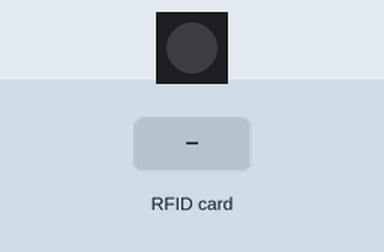
Simulated run of this sketch. Board: ESP32-S3. Parts: 1 RGB LEDs in strip order, left to right. The test bench sets the inputs (shaded band). Dim RGB values are drawn brighter than linear; WiFi joins after 1.5 s; servers stay silent unless stated; what the sketch prints to the serial monitor is not drawn.

Above: at 3.7 s.
3.8 s: RFID card 5E 7A 19 C4 held to the reader
At 4.7 s:
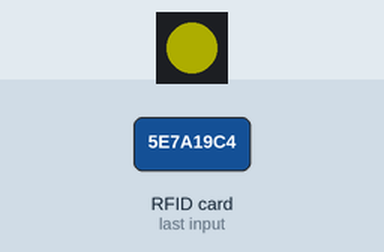
At 14.7 s:
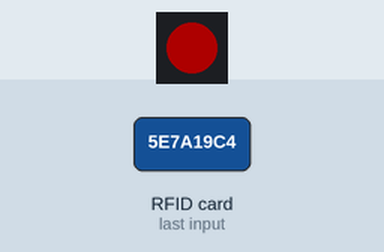
Timing chart, 0 to 15.5 s (numbered marks = the images above; inputs shaded):
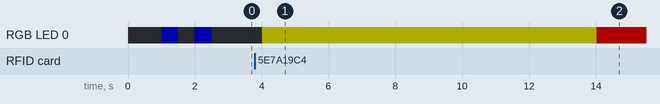

Measured:
- after the input at 3.8 s, RGB LED 0: off → RGB(50, 50, 0) after 0.22 s, → RGB(50, 0, 0) 10.0 s later

The sketch:

esp32_rfid.ino
```cpp
/*
 * --------------------------------------------------------------------------------------------------------------------
 * ESP32-S3 RFID + WiFi + RGB LED (雙向溝通版)
 * 邏輯：刷卡 -> 黃燈(等待) -> 接收 Python 結果 -> 綠燈(通過)/紅燈(失敗)
 * --------------------------------------------------------------------------------------------------------------------
 */

#include <SPI.h>
#include <MFRC522.h>
#include <WiFi.h>
#include <FastLED.h>

// --- WiFi 設定（實際值放在 secrets.h，不進版控）---
#include "secrets.h"
const char* ssid     = WIFI_SSID;        // WiFi 名稱
const char* password = WIFI_PASSWORD;    // WiFi 密碼
const char* host     = SERVER_HOST;      // Python 電腦 IPv4 位址
const int   port     = SERVER_PORT;      // Python Port

// --- ESP32-S3 RFID 腳位 ---
#define SCK_PIN  36
#define MISO_PIN 37
#define MOSI_PIN 35
#define SS_PIN   4
#define RST_PIN  6

// --- RGB LED 設定 ---
#define LED_PIN     38
#define NUM_LEDS    1
#define BRIGHTNESS  50
#define LED_TYPE    WS2812
#define COLOR_ORDER GRB

CRGB leds[NUM_LEDS];
MFRC522 rfid(SS_PIN, RST_PIN);
byte nuidPICC[4];

void setup() {
  Serial.begin(115200);
  delay(1000);

  // --- 1. 初始化 LED ---
  FastLED.addLeds<LED_TYPE, LED_PIN, COLOR_ORDER>(leds, NUM_LEDS);
  FastLED.setBrightness(BRIGHTNESS);
  leds[0] = CRGB::Blue; // 連接 WiFi 時亮藍色
  FastLED.show();

  // --- 2. 連接 WiFi ---
  Serial.println();
  Serial.print("正在連接 WiFi: ");
  Serial.println(ssid);
  WiFi.begin(ssid, password);

  while (WiFi.status() != WL_CONNECTED) {
    delay(500);
    Serial.print(".");
    leds[0] = (leds[0] == CRGB::Blue) ? CRGB::Black : CRGB::Blue;
    FastLED.show();
  }

  leds[0] = CRGB::Black; // 連線成功後關燈
  FastLED.show();

  Serial.println("\n[OK] WiFi 已連線");
  Serial.print("ESP32 IP 位址: ");
  Serial.println(WiFi.localIP());

  // --- 3. 初始化 RFID ---
  // 開發板需選 ESP32S3 Dev Module，SPI 腳位才會對應正確
  SPI.begin(SCK_PIN, MISO_PIN, MOSI_PIN, SS_PIN);
  rfid.PCD_Init();

  // 診斷訊息
  byte v = rfid.PCD_ReadRegister(rfid.VersionReg);
  Serial.print(F("RC522 晶片版本 (HEX): ")); Serial.println(v, HEX);
  if (v == 0x00 || v == 0xFF) {
      Serial.println(F("[ERR] 錯誤：讀不到 RC522，請檢查接線！"));
      leds[0] = CRGB::Red;
      FastLED.show();
  } else {
      Serial.println(F("[OK] RC522 就緒，請刷卡..."));
  }
  Serial.println(F("-----------------------------"));
}

void loop() {
  // 檢查新卡片
  if ( ! rfid.PICC_IsNewCardPresent()) return;
  if ( ! rfid.PICC_ReadCardSerial()) return;

  Serial.println(F("偵測到新卡片！"));

  // 轉換 UID
  String uidString = "";
  for (byte i = 0; i < rfid.uid.size; i++) {
     if(rfid.uid.uidByte[i] < 0x10) uidString += "0";
     uidString += String(rfid.uid.uidByte[i], HEX);
     if (i < rfid.uid.size - 1) uidString += " ";
  }
  uidString.toUpperCase();

  Serial.print("讀取 UID: ");
  Serial.println(uidString);

  // --- 送出卡號並等待辨識結果 ---
  processVerification(uidString);

  // 停止卡片通訊
  rfid.PICC_HaltA();
  rfid.PCD_StopCrypto1();

  // 休息一下，避免連續讀取
  Serial.println("-----------------------------");
  delay(1000);

  // 關燈，準備下一次
  leds[0] = CRGB::Black;
  FastLED.show();
}

// --- 核心邏輯：傳送並等待回應 ---
void processVerification(String data) {
  WiFiClient client;

  // 1. 嘗試連線 Python Server
  if (!client.connect(host, port)) {
    Serial.println("[ERR] 連線失敗！找不到 Python Server");
    // 連不上網路 -> 紅燈閃爍
    for(int i=0; i<3; i++){
      leds[0] = CRGB::Red; FastLED.show(); delay(200);
      leds[0] = CRGB::Black; FastLED.show(); delay(200);
    }
    return;
  }

  // 2. 傳送 UID
  client.print(data);
  Serial.println("UID 已傳送，等待 Python 辨識...");

  // 狀態：處理中，亮黃燈
  leds[0] = CRGB::Yellow;
  FastLED.show();

  // 3. 等待回應 (設定超時 10秒，因為人臉辨識需要時間)
  unsigned long timeout = millis();
  while (client.available() == 0) {
    if (millis() - timeout > 10000) {
      Serial.println("[ERR] 等待逾時 (Python 沒反應)");
      client.stop();
      // 超時 -> 亮紅色
      leds[0] = CRGB::Red;
      FastLED.show();
      delay(2000);
      return;
    }
  }

  // 4. 讀取 Python 回傳的結果
  String response = client.readString(); // 讀取所有回傳字串
  response.trim(); // 去除前後空白

  Serial.print("收到回應: ");
  Serial.println(response);

  // 5. 判斷燈號
  if (response == "PASS") {
    Serial.println("[OK] 驗證通過！(亮綠燈)");
    leds[0] = CRGB::Green;
  } else {
    // 包含 FAIL, ERROR 或其他
    Serial.println("[ERR] 驗證失敗/錯誤！(亮紅燈)");
    leds[0] = CRGB::Red;
  }
  FastLED.show();

  // 6. 維持燈號 3 秒讓使用者看到
  delay(3000);

  client.stop();
}
```

secrets.example.h
```cpp
// 複製成 secrets.h 後填入實際值（secrets.h 已列在 .gitignore）
#pragma once

#define WIFI_SSID     "your-wifi-ssid"
#define WIFI_PASSWORD "your-wifi-password"
#define SERVER_HOST   "192.168.0.10"   // 執行 server.py 的電腦 IP
#define SERVER_PORT   8080
```
